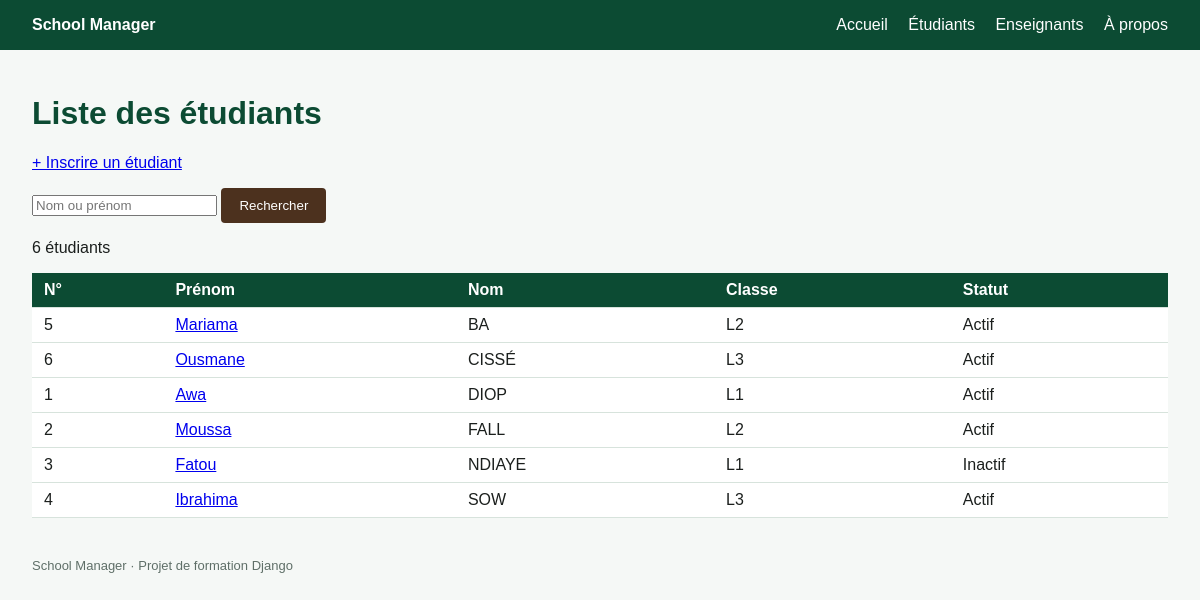
/students/, run on an earlier commit of the app's database.
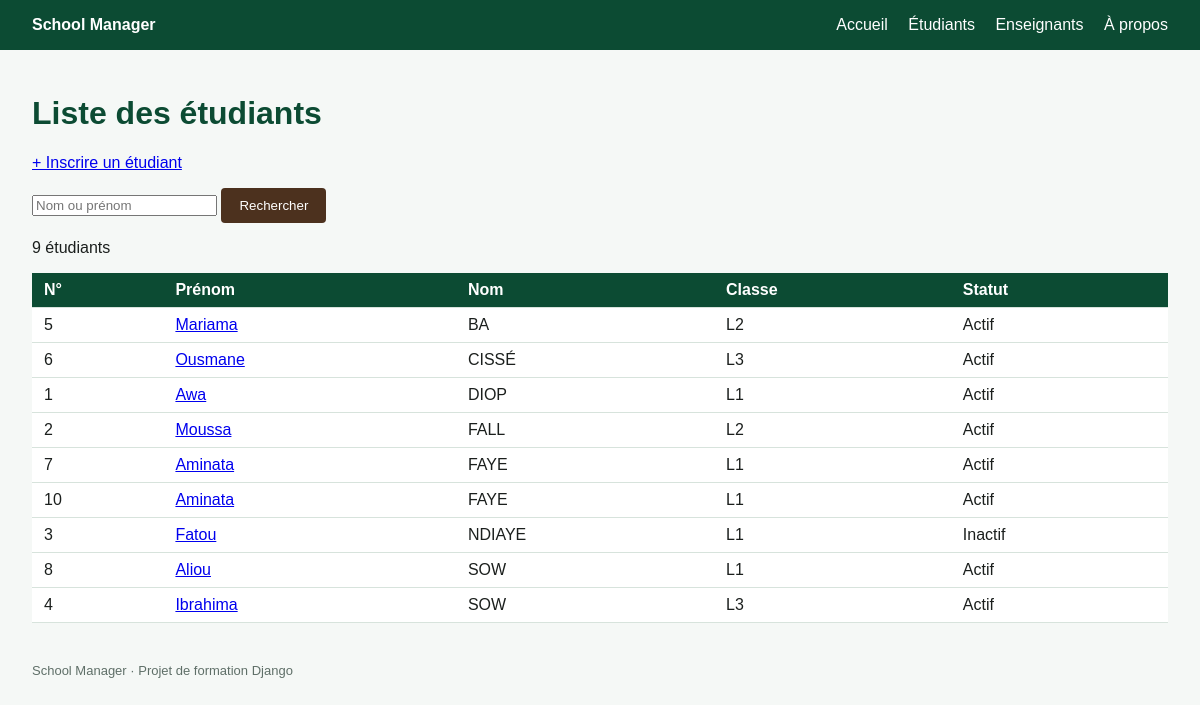
And on a later commit of the database.
### students/models.py (models this page shows, shortened)
class Student(models.Model):
    first_name = models.CharField("prénom", max_length=100)
    last_name = models.CharField("nom", max_length=100)
    email = models.EmailField("email", unique=True)
    phone = models.CharField("téléphone", max_length=20, blank=True)
    classe = models.CharField("classe", max_length=10)
    active = models.BooleanField("actif", default=True)
    birth_date = models.DateField("date de naissance", null=True, blank=True)
    created_at = models.DateTimeField("inscrit le", auto_now_add=True)
    class Meta:
        ordering = ["last_name", "first_name"]

### students/views.py (the view)
# urls.py: path("", views.student_list, name="list"),
def student_list(request):
    query = request.GET.get("q", "")
    students = Student.objects.all()
    if query:
        students = students.filter(
            Q(first_name__icontains=query) | Q(last_name__icontains=query)
        )
    context = {"students": students, "query": query}
    return render(request, "students/student_list.html", context)

### students/templates/students/student_list.html (shortened to what this page needs)
{% extends "base.html" %}
{% block content %}
    <h1>Liste des étudiants</h1>
    <p><a href="{% url 'students:create' %}">+ Inscrire un étudiant</a></p>
    <form method="get">
        <input type="text" name="q" value="{{ query }}" placeholder="Nom ou prénom">
        <button type="submit">Rechercher</button>
    </form>
    <p>{{ students|length }} étudiant{{ students|length|pluralize }}</p>
    <table>
        <tr>
            <th>N°</th><th>Prénom</th><th>Nom</th>
            <th>Classe</th><th>Statut</th>
        </tr>
        {% for student in students %}
        <tr>
            <td>{{ student.id }}</td>
            <td>
                <a href="{% url 'students:detail' student.id %}">
                    {{ student.first_name }}</a>
            </td>
            <td>{{ student.last_name|upper }}</td>
            <td>{{ student.classe }}</td>
            <td>{% if student.active %}Actif{% else %}Inactif{% endif %}</td>
        </tr>
        {% empty %}
        <tr><td colspan="5">Aucun étudiant inscrit.</td></tr>
        {% endfor %}
    </table>
{% endblock %}

### templates/base.html (shortened to what this page needs)
{% load static %}
<!DOCTYPE html>
<html lang="fr">
<head>
    <link rel="stylesheet" href="{% static 'students/style.css' %}">
</head>
<body>
    <header>
        <strong>School Manager</strong>
<nav>
    <a href="{% url 'pages:home' %}">Accueil</a>
    <a href="{% url 'students:list' %}">Étudiants</a>
    <a href="{% url 'teachers:list' %}">Enseignants</a>
    <a href="{% url 'pages:about' %}">À propos</a>
</nav>
    </header>
    <main>
     {% block content %}{% endblock %}
    </main>
    <footer>School Manager · Projet de formation Django</footer>
</body>
</html>

### students/static/students/style.css (style rules this page uses)
body { font-family: Arial, sans-serif; margin: 0; background: #f5f8f6; color: #1b1f1d; }
header { background: #0c4b33; color: white; padding: 16px 32px; display: flex; justify-content: space-between; }
header a { color: white; margin-left: 16px; text-decoration: none; }
main { padding: 24px 32px; }
h1 { color: #0c4b33; }
table { border-collapse: collapse; width: 100%; background: white; }
th { background: #0c4b33; color: white; text-align: left; }
th, td { padding: 8px 12px; border-bottom: 1px solid #d7e3dc; }
footer { padding: 16px 32px; color: #5f6f68; font-size: 13px; }
button { background: #4C311E; color: white; border: none; padding: 10px 18px; border-radius: 4px; cursor: pointer; }

What changed in the data, as far as the page shows it:
added Student: id "7", first_name "Aminata", last_name "FAYE", classe "L1", active "Actif"
added Student: id "10", first_name "Aminata", last_name "FAYE", classe "L1", active "Actif"
added Student: id "8", first_name "Aliou", last_name "SOW", classe "L1", active "Actif"
Also different on the page:
{{ students|length }}: "6" → "9"
